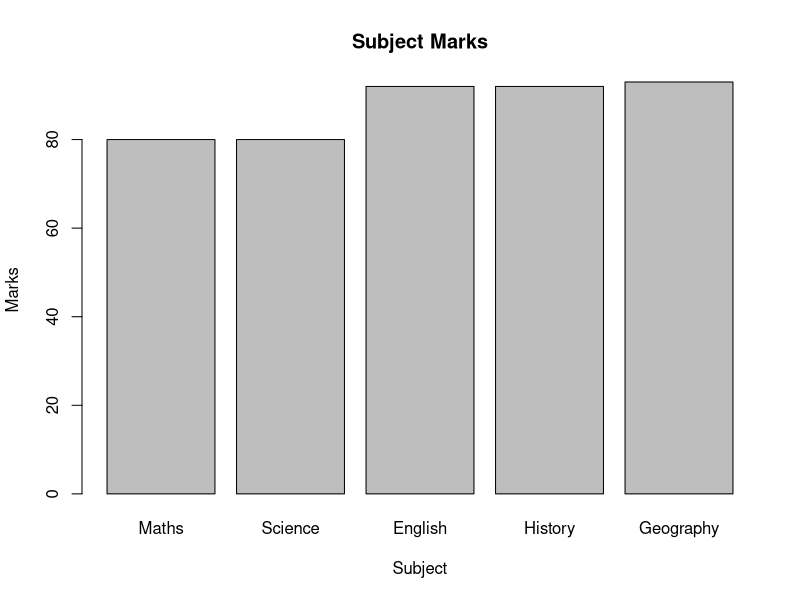

R code for this plot:
marks <- c(80, 80, 92, 92, 93)
barplot(marks, 
        main = "Subject Marks", 
        xlab = "Subject", 
        ylab = "Marks", 
        names.arg = c("Maths", "Science", "English", "History", "Geography"))